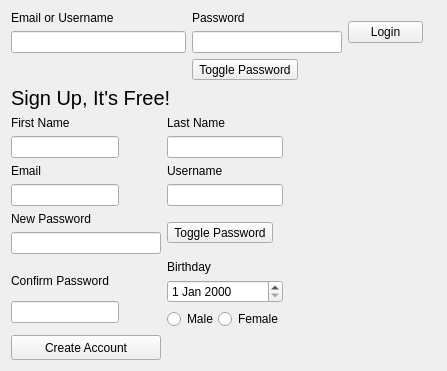
         <widget class="QWidget" name="tab_2">
          <attribute name="title">
           <string>Login or Sign Up</string>
          </attribute>
          <layout class="QFormLayout" name="formLayout_3">
           <item row="0" column="0">
            <layout class="QFormLayout" name="formLayout_2">
             <item row="0" column="0">
              <layout class="QVBoxLayout" name="verticalLayout_5">
               <item>
                <widget class="QLabel" name="LEmail">
                 <property name="text">
                  <string>Email or Username</string>
                 </property>
                </widget>
               </item>
               <item>
                <widget class="QLineEdit" name="usrName">
                 <property name="minimumSize">
                  <size>
                   <width>175</width>
                   <height>0</height>
                  </size>
                 </property>
                 <property name="maximumSize">
                  <size>
                   <width>200</width>
                   <height>35</height>
                  </size>
                 </property>
                </widget>
               </item>
              </layout>
             </item>
             <item row="0" column="1">
              <layout class="QHBoxLayout" name="horizontalLayout_3">
               <item>
                <layout class="QVBoxLayout" name="verticalLayout_6">
                 <item>
                  <widget class="QLabel" name="LPass">
                   <property name="text">
                    <string>Password</string>
                   </property>
                  </widget>
                 </item>
                 <item>
                  <widget class="QLineEdit" name="password">
                   <property name="minimumSize">
                    <size>
                     <width>150</width>
                     <height>0</height>
                    </size>
                   </property>
                   <property name="maximumSize">
                    <size>
                     <width>100</width>
                     <height>35</height>
                    </size>
                   </property>
                   <property name="echoMode">
                    <enum>QLineEdit::Password</enum>
                   </property>
                  </widget>
                 </item>
                </layout>
               </item>
               <item>
                <widget class="QPushButton" name="Login">
                 <property name="minimumSize">
                  <size>
                   <width>75</width>
                   <height>0</height>
                  </size>
                 </property>
                 <property name="maximumSize">
                  <size>
                   <width>75</width>
                   <height>16777215</height>
                  </size>
                 </property>
                 <property name="text">
                  <string>Login</string>
                 </property>
                </widget>
               </item>
              </layout>
             </item>
             <item row="1" column="1">
              <widget class="QToolButton" name="togglePassword">
               <property name="text">
                <string>Toggle Password</string>
               </property>
              </widget>
             </item>
            </layout>
           </item>
           <item row="1" column="0">
            <widget class="QLabel" name="label_3">
             <property name="font">
              <font>
               <pointsize>15</pointsize>
              </font>
             </property>
             <property name="text">
              <string>Sign Up, It's Free!</string>
             </property>
             <property name="scaledContents">
              <bool>false</bool>
             </property>
            </widget>
           </item>
           <item row="2" column="0">
            <layout class="QFormLayout" name="formLayout">
             <item row="0" column="0">
              <layout class="QVBoxLayout" name="verticalLayout_7">
               <item>
                <widget class="QLabel" name="SUFName">
                 <property name="text">
                  <string>First Name</string>
                 </property>
                </widget>
               </item>
               <item>
                <widget class="QLineEdit" name="lineEdit_FN">
                 <property name="maximumSize">
                  <size>
                   <width>150</width>
                   <height>16777215</height>
                  </size>
                 </property>
                </widget>
               </item>
              </layout>
             </item>
             <item row="0" column="1">
              <layout class="QVBoxLayout" name="verticalLayout_8">
               <item>
                <widget class="QLabel" name="SULName">
                 <property name="text">
                  <string>Last Name</string>
                 </property>
                </widget>
               </item>
               <item>
                <widget class="QLineEdit" name="lineEdit_LN">
                 <property name="maximumSize">
                  <size>
                   <width>150</width>
                   <height>16777215</height>
                  </size>
                 </property>
                </widget>
               </item>
              </layout>
             </item>
             <item row="1" column="0">
              <layout class="QVBoxLayout" name="verticalLayout_9">
               <item>
                <widget class="QLabel" name="SUEmail">
                 <property name="text">
                  <string>Email</string>
                 </property>
                </widget>
               </item>
               <item>
                <widget class="QLineEdit" name="newEmail">
                 <property name="maximumSize">
                  <size>
                   <width>150</width>
                   <height>16777215</height>
                  </size>
                 </property>
                </widget>
               </item>
              </layout>
             </item>
             <item row="2" column="0" colspan="2">
              <layout class="QHBoxLayout" name="horizontalLayout_6">
               <item>
                <layout class="QVBoxLayout" name="verticalLayout_10">
                 <item>
                  <widget class="QLabel" name="SUPass">
                   <property name="text">
                    <string>New Password</string>
                   </property>
                  </widget>
                 </item>
                 <item>
                  <widget class="QLineEdit" name="newPass">
                   <property name="maximumSize">
                    <size>
                     <width>150</width>
                     <height>16777215</height>
                    </size>
                   </property>
                   <property name="echoMode">
                    <enum>QLineEdit::Password</enum>
                   </property>
                  </widget>
                 </item>
                </layout>
               </item>
               <item>
                <widget class="QToolButton" name="togglePassword2">
                 <property name="text">
                  <string>Toggle Password</string>
                 </property>
                </widget>
               </item>
              </layout>
             </item>
             <item row="5" column="0">
              <widget class="QPushButton" name="SignUp">
               <property name="minimumSize">
                <size>
                 <width>150</width>
                 <height>25</height>
                </size>
               </property>
               <property name="maximumSize">
                <size>
                 <width>150</width>
                 <height>25</height>
                </size>
               </property>
               <property name="text">
                <string>Create Account</string>
               </property>
              </widget>
             </item>
             <item row="3" column="1">
              <layout class="QVBoxLayout" name="verticalLayout_11">
               <item>
                <widget class="QLabel" name="BDay">
                 <property name="text">
                  <string>Birthday</string>
                 </property>
                </widget>
               </item>
               <item>
                <widget class="QDateEdit" name="dateEdit"/>
               </item>
               <item>
                <layout class="QHBoxLayout" name="horizontalLayout_4">
                 <property name="spacing">
                  <number>0</number>
                 </property>
                 <property name="rightMargin">
                  <number>0</number>
                 </property>
                 <item>
                  <widget class="QRadioButton" name="malebutt">
                   <property name="text">
                    <string>Male</string>
                   </property>
                  </widget>
                 </item>
                 <item>
                  <widget class="QRadioButton" name="febutt">
                   <property name="text">
                    <string>Female</string>
                   </property>
                  </widget>
                 </item>
                </layout>
               </item>
              </layout>
             </item>
             <item row="1" column="1">
              <layout class="QVBoxLayout" name="verticalLayout_16">
               <item>
                <widget class="QLabel" name="label_5">
                 <property name="text">
                  <string>Username</string>
                 </property>
                </widget>
               </item>
               <item>
                <widget class="QLineEdit" name="newUsrName">
                 <property name="maximumSize">
                  <size>
                   <width>150</width>
                   <height>16777215</height>
                  </size>
                 </property>
                </widget>
               </item>
              </layout>
             </item>
             <item row="3" column="0">
              <layout class="QVBoxLayout" name="verticalLayout_12">
               <property name="spacing">
                <number>0</number>
               </property>
               <item>
                <widget class="QLabel" name="label">
                 <property name="text">
                  <string>Confirm Password</string>
                 </property>
                </widget>
               </item>
               <item>
                <widget class="QLineEdit" name="confirmPass">
                 <property name="maximumSize">
                  <size>
                   <width>150</width>
                   <height>16777215</height>
                  </size>
                 </property>
                 <property name="echoMode">
                  <enum>QLineEdit::Password</enum>
                 </property>
                </widget>
               </item>
              </layout>
             </item>
            </layout>
           </item>
           <item row="2" column="1">
            <widget class="QLabel" name="label_4">
             <property name="text">
              <string/>
             </property>
             <property name="pixmap">
              <pixmap resource="utilities.qrc">:/Utilities/social.jpg</pixmap>
             </property>
             <property name="alignment">
              <set>Qt::AlignCenter</set>
             </property>
            </widget>
           </item>
          </layout>
         </widget>
